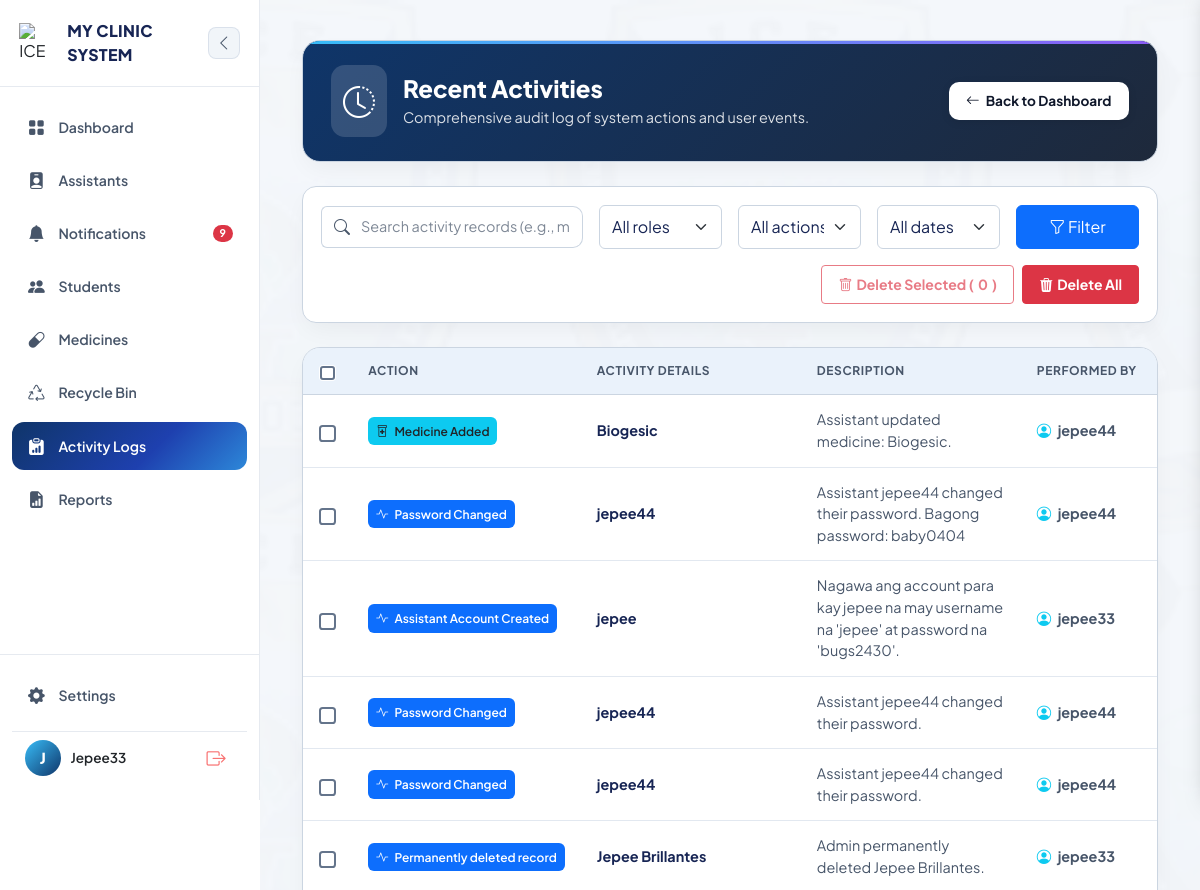
Page /activities/ (signed in, upper part) on the earlier database version.
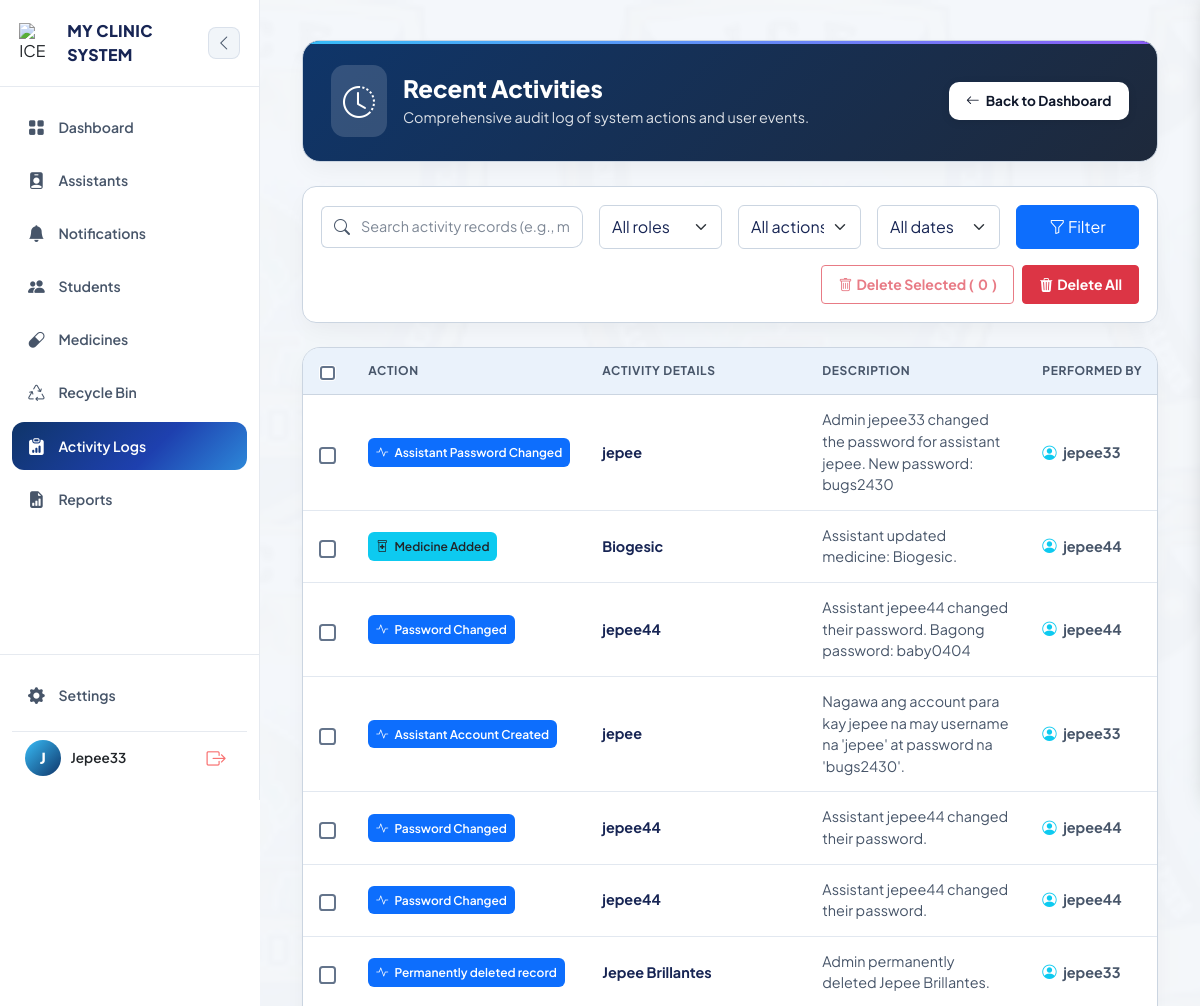
Same page on the later database version.
### clinic/models.py (models this page shows, shortened)
class ActivityLog(models.Model):
    ICON_CHOICES = [
        ('student', 'Student'),
        ('medicine', 'Medicine'),
        ('nurse', 'Assistant'),
        ('details', 'Description'),
        ('dispense', 'Dispense'),
        ('other', 'Other'),
    ]
    user = models.ForeignKey(User, on_delete=models.SET_NULL, null=True, blank=True)
    category = models.CharField(max_length=20, choices=ICON_CHOICES, default='other')
    action = models.CharField(max_length=200, help_text="hal. 'New student registered'")
    details = models.CharField(max_length=255, blank=True, help_text="hal. 'Juan Dela Cruz added'")
    description = models.TextField(blank=True, null=True, help_text="Kumpletong detalye ng aktibidad")
    role = models.CharField(max_length=20, blank=True)
    module = models.CharField(max_length=50, blank=True)
    status = models.CharField(max_length=20, default='success')
    ip_address = models.GenericIPAddressField(null=True, blank=True)
    timestamp = models.DateTimeField(auto_now_add=True)
    is_deleted = models.BooleanField(default=False)
    deleted_at = models.DateTimeField(null=True, blank=True)
    deleted_by = models.ForeignKey(User, on_delete=models.SET_NULL, null=True, blank=True, related_name='activity_logs_moved_to_recycle_bin')
    class Meta:
        ordering = ['-timestamp']

### clinic/views/dashboard.py (the view)
# urls.py: path('activities/', views.activity_log_list, name='activity_log_list'),
@login_required
@role_required('admin')
def activity_log_list(request):
    query = request.GET.get('q', '').strip()
    role_filter = request.GET.get('role', '').strip()
    action_filter = request.GET.get('action', '').strip()
    date_filter = request.GET.get('date', '').strip()
    activities = ActivityLog.objects.filter(is_deleted=False).select_related('user').order_by('-timestamp')
    if query:
        activities = activities.filter(models.Q(action__icontains=query) | models.Q(details__icontains=query) | models.Q(description__icontains=query) | models.Q(user__username__icontains=query))
    if role_filter:
        activities = activities.filter(role__iexact=role_filter)
    if action_filter:
        activities = activities.filter(action__icontains=action_filter)
    if date_filter == 'today':
        activities = activities.filter(timestamp__date=datetime.today().date())
    elif date_filter == 'last7':
        activities = activities.filter(timestamp__gte=datetime.now() - timedelta(days=7))
    elif date_filter == 'last30':
        activities = activities.filter(timestamp__gte=datetime.now() - timedelta(days=30))
    return render(request, 'clinic/auth/activity_log_list.html', {'activities': activities[:150], 'query': query, 'selected_role': role_filter, 'selected_action': action_filter, 'selected_date': date_filter})

### clinic/models.py (called while the page is built)
    @property
    def is_low_stock(self):
        available = self.available_stock
        return 0 < available <= self.low_stock_threshold

    @property
    def available_stock(self):
        if not self.pk:
            return self.quantity_in_stock
        today = timezone.localdate()
        batch_stock = self.batches.filter(quantity_in_stock__gt=0).filter(
            Q(expiration_date__isnull=True) | Q(expiration_date__gte=today)
        ).aggregate(total=Sum("quantity_in_stock"))["total"]
        if batch_stock is not None:
            return batch_stock
        if self.batches.exists():
            return 0
        if self.expiration_date and self.expiration_date < today:
            return 0
        return self.quantity_in_stock

### clinic/templates/clinic/auth/activity_log_list.html (shortened to what the changed rows need)
{% extends "clinic/base.html" %}
{% load static %}
{% block content %}
<link rel="stylesheet" href="https://cdnjs.cloudflare.com/ajax/libs/animate.css/4.1.1/animate.min.css" />
<link rel="stylesheet" href="https://cdn.jsdelivr.net/npm/bootstrap-icons@1.11.1/font/bootstrap-icons.css">
<div class="cms-container">
    <div class="dashboard-hero-card mb-4 d-flex justify-content-between align-items-center flex-wrap gap-3 ">
        <div class="d-flex align-items-center gap-3">
            <div>
                <h1 class="hero-title">Recent Activities</h1>
            </div>
        </div>
    </div>
    <form method="POST" action="{% url 'delete_selected_activities' %}" id="batchDeleteForm">
        <div class="activity-table-wrapper table-responsive">
            <table class="table activity-table align-middle m-0">
                <thead>
                    <tr>
                        <th style="width: 45px;">
                            <input class="form-check-input" type="checkbox" id="selectAllDesktop">
                        </th>
                        <th style="width: 18%;">Action</th>
                        <th style="width: 27%;">Activity Details</th>
                        <th style="width: 22%;">Description</th>
                        <th style="width: 14%;">Performed By</th>
                        <th style="width: 14%;">Date &amp; Time</th>
                    </tr>
                </thead>
                <tbody>
                    {% for activity in activities %}
                    <tr>
                        <td>
                            <input class="form-check-input activity-checkbox desktop-cb" type="checkbox" name="activity_ids" value="{{ activity.id }}">
                        </td>
                        <td>
                            {% if "dispensed" in activity.action|lower or "dispense" in activity.action|lower %}
                                <span class="badge bg-warning text-dark px-2 py-2 fw-semibold" style="font-size: 0.75rem; border-radius: 6px;">
                                    <i class="bi bi-capsule me-1"></i> Medicine Dispensed
                                </span>
                            {% elif "student" in activity.action|lower or "registered" in activity.action|lower %}
                                <span class="badge bg-success text-white px-2 py-2 fw-semibold" style="font-size: 0.75rem; border-radius: 6px;">
                                    <i class="bi bi-person-plus-fill me-1"></i> Student Added
                                </span>
                            {% elif "medicine added" in activity.action|lower or "medicine" in activity.action|lower %}
                                <span class="badge bg-info text-dark px-2 py-2 fw-semibold" style="font-size: 0.75rem; border-radius: 6px;">
                                    <i class="bi bi-prescription2 me-1"></i> Medicine Added
                                </span>
                            {% else %}
                                <span class="badge bg-primary text-white px-2 py-2 fw-semibold" style="font-size: 0.75rem; border-radius: 6px;">
                                    <i class="bi bi-activity me-1"></i> {{ activity.action|default:"System Event"|truncatewords:3 }}
                                </span>
                            {% endif %}
                        </td>
                        <td class="fw-bold" style="color: var(--text-primary); word-break: break-word;">
                            {% if activity.details %}{{ activity.details }}{% else %}{{ activity }}{% endif %}
                        </td>
                        <td style="color: var(--text-secondary); word-break: break-word;">
                            {% if activity.description %}
                                {{ activity.description }}
                            {% elif activity.details %}
                                {{ activity.details }}
                            {% else %}
                                <span class="text-muted">—</span>
                            {% endif %}
                        </td>
                        <td style="color: var(--text-secondary); white-space: nowrap;">
                            <i class="bi bi-person-circle me-1 text-info"></i>
                            <strong>
                                {% if activity.user %}
                                    {{ activity.user.get_full_name|default:activity.user.username }}
                                {% else %}
                                    System
                                {% endif %}
                            </strong>
                        </td>
                        <td style="color: var(--text-secondary); white-space: nowrap;">
                        </td>
                    </tr>
                    {% endfor %}
                </tbody>
            </table>
        </div>
    </form>
</div>
{% endblock %}

### clinic/templates/clinic/base.html (shortened to what the changed rows need)
{% load static %}
<!DOCTYPE html>
<html lang="en">
<head>
    <link href="https://cdn.jsdelivr.net/npm/bootstrap@5.3.0/dist/css/bootstrap.min.css" rel="stylesheet">
    <link rel="stylesheet" href="https://cdn.jsdelivr.net/npm/bootstrap-icons@1.11.0/font/bootstrap-icons.css">
</head>
<body class="bg-body text-body">
    <div style="display: flex; min-height: 100vh; width: 100%; position: relative;">
        <aside id="appSidebar">
            <div>
                <nav style="padding: 1rem 0.75rem;">
                    {% if user.is_authenticated and user.profile.role == 'admin' %}
                                        <button class="nav-item-link w-100 border-0 text-start {% if request.resolver_match.url_name == 'notification_list' %}active{% endif %}" type="button" id="notifBellBtn"
                        title="Notifications">
                    <i class="bi bi-bell-fill"></i><span>Notifications</span>
                    {% if nav_unread_notification_count %}
                    <span class="badge rounded-pill bg-danger ms-auto">
                        {% if nav_unread_notification_count > 99 %}99+{% else %}{{ nav_unread_notification_count }}{% endif %}
                    </span>
                    {% endif %}
                </button>
                {% endif %}
                </nav>
            </div>
        </aside>
        <div class="main-container">
            <main class="content-main"
                style="background-image: url(&quot;{% static 'clinic/img/studentbackground.png' %}&quot;); background-repeat: repeat; background-size: cover; background-attachment: fixed;">
                <div class="content-inner">
                    {% block content %}{% endblock %}
                </div>
            </main>
        </div>
    </div>
</body>
</html>

Differences in the rows shown:
added ActivityLog: action "Assistant Password Changed", details "jepee", description "Admin jepee33 changed the password for assistant jepee. New password: bugs2430", user.get_full_name "jepee33"
Other differences:
{{ nav_unread_notification_count }}: "9" → (not shown)
